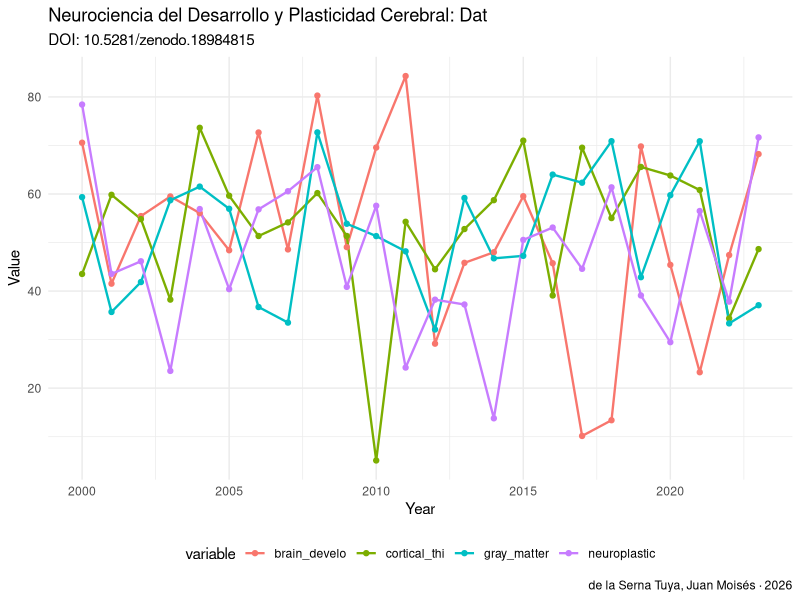

This chart was generated by the following R code:
# analysis.R — Neurociencia del Desarrollo y Plasticidad Cerebral: Datos Longitudinales (0-30 años)
# DOI: 10.5281/zenodo.18984815
# Author: de la Serna Tuya, Juan Moisés · ORCID: 0000-0002-8401-8018
# License: CC0 1.0

# ── SETUP ──────────────────────────────────────────────────────────────────
# Install required packages if needed:
# install.packages(c("readr","ggplot2","dplyr","tidyr"))

library(readr)
library(ggplot2)
library(dplyr)

# ── LOAD DATA ──────────────────────────────────────────────────────────────
# Download dataset from: https://doi.org/10.5281/zenodo.18984815
# df <- read_csv("dataset.csv")

# Example with synthetic data
set.seed(42)
years <- 2000:2023
df <- data.frame(
  year = years,
    brain_develo = rnorm(length(years), 50, 15),
  neuroplastic = rnorm(length(years), 50, 15),
  cortical_thi = rnorm(length(years), 50, 15),
  gray_matter = rnorm(length(years), 50, 15),
  stringsAsFactors = FALSE
)

cat("Dataset: Neurociencia del Desarrollo y Plasticidad Cerebral\n")
cat("DOI: 10.5281/zenodo.18984815\n")
cat("Dimensions:", nrow(df), "x", ncol(df), "\n\n")
print(head(df))
print(summary(df))

# ── VISUALIZATION ──────────────────────────────────────────────────────────
# Temporal trend
p1 <- df %>%
  tidyr::pivot_longer(-year, names_to="variable", values_to="value") %>%
  ggplot(aes(x=year, y=value, color=variable)) +
  geom_line(size=0.8) +
  geom_point(size=1.5) +
  labs(title="Neurociencia del Desarrollo y Plasticidad Cerebral: Dat",
       subtitle="DOI: 10.5281/zenodo.18984815",
       x="Year", y="Value",
       caption="de la Serna Tuya, Juan Moisés · 2026") +
  theme_minimal() +
  theme(legend.position="bottom")

ggsave("figures/analysis_output_r.png", p1, width=10, height=6, dpi=150)
cat("\nFigure saved: figures/analysis_output_r.png\n")

# ── CITATION ───────────────────────────────────────────────────────────────
cat("\nCitation:\n")
cat("de la Serna Tuya, Juan Moisés (2026). Neurociencia del Desarrollo y Plasticidad Cerebral: Datos Longitudinal. Zenodo. https://doi.org/10.5281/zenodo.18984815\n")
